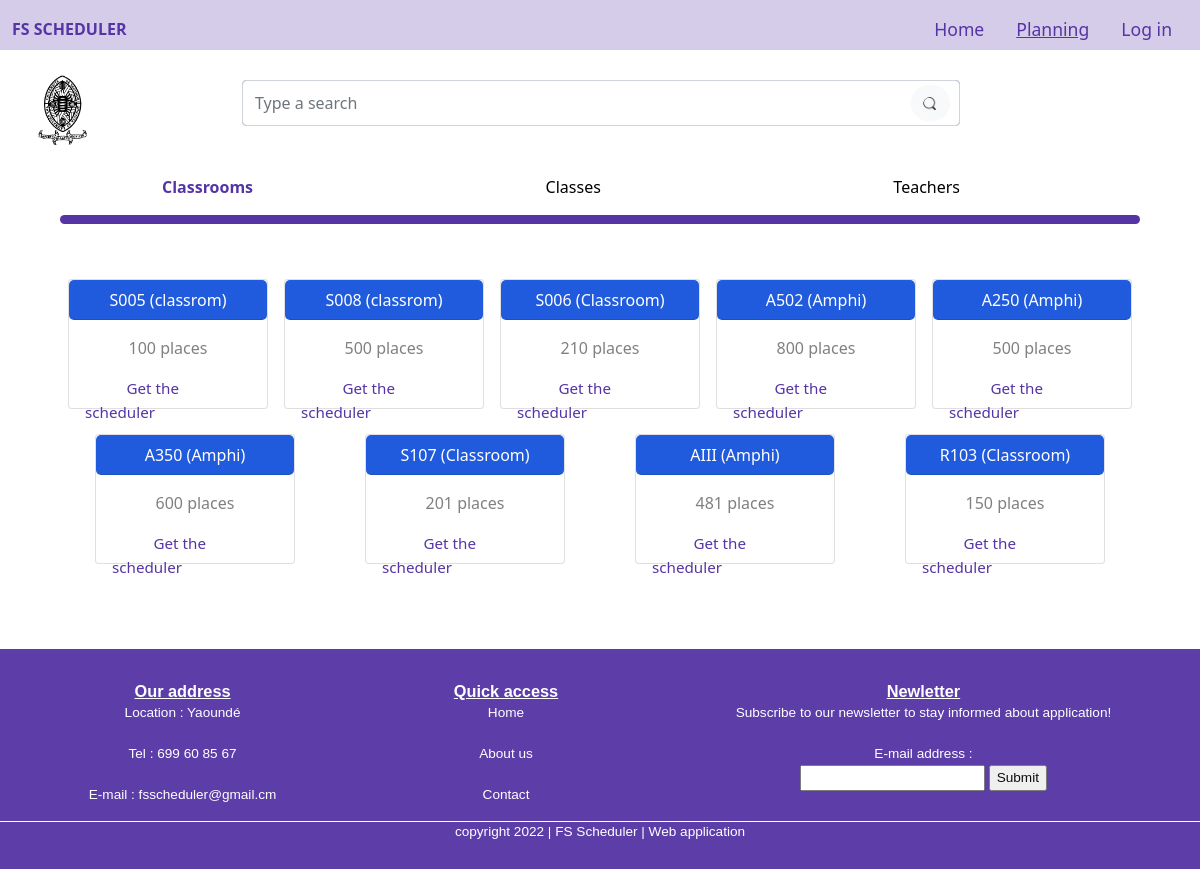
Screenshot of /list/salles with the database file from the repository.
### core/models.py (models this page shows, shortened)
class Salle(models.Model):
	SALLES = [
		("A1001", "A1001"),
		("A1002", "A1002"),
		("A501", "A501"),
		("A502", "A502"),
		("A350", "A350"),
		("A250", "A250"),
		("E300", "E300")
    ]
	TYPES = [
		("Amphi", "Amphi"),
		("Classroom", "Classroom"),
		("Laboratory", "Laboratory"),
	]
	nom_salle = models.CharField(max_length = 100)
	type = models.CharField(max_length = 100, choices=TYPES)
	capacity = models.IntegerField()
	slug = models.SlugField(null=True, blank=True, unique=True)
	class Meta:
		verbose_name_plural = 'Salles'

### core/views.py (the view)
# urls.py: path('list/salles',ListSallesView.as_view(),name='list/salles'),
class ListSallesView(TemplateView):
	template_name = 'core/list_salles.html'
	def get(self, request, *args, **kwargs):
		admin, online = False, False
		if request.user.is_authenticated :
			if Admin.objects.filter(user = request.user).exists():
				admin = True
				online = True
			print('')
		salles = Salle.objects.all()
		return render(request, self.template_name, {"salles":salles, 'admin':admin, 'online':online})

### core/templates/core/list_salles.html (shortened to what this page needs)
{% extends 'core/home.html' %}
{% load static %}
{% block link %}
<link rel="stylesheet" type="text/css" href="{% static 'core/css/home1.css'%}">
<link rel="stylesheet" type="text/css" href="{% static 'core/css/bootstrap.min.css'%}">
<link rel="stylesheet" type="text/css" href="{% static 'core/css/list_classes.css'%}">
{% endblock %}
{% block liens %}
	<a class="nav-link " aria-current="page" style="color: #5534A5;  " href="/">Home</a>
	<a class="nav-link active" style="color: #5534A5; text-decoration-line: underline;" href="{% url 'list/salles' %}">Planning</a>
	    {% if online == True %}
			<a class="nav-link" style="color: #5534A5;" href="../logout">Logout</a>
		{% else %}
			<a class="nav-link" style="color: #5534A5;" href="../login">Log in</a>
		{% endif %}
	{% endblock %}
{% block content %}
<div id="contenu">
	<br><br><br>
	<div class="fixed-top" style="background-color:white; margin-top: 50px;">
		<div id="chercher"  >
			<a href="https://uy1.uninet.cm/"> <img class="" src="{% static 'core/img/logo1.png'%}"  style="height: 70px; width: 50px; margin-left: 75%; "></img> </a>
			<br>
		<form method=POST action="{% url 'searchsalles' %}" class="form-inline" id="btn1">
			<input class="form-control mr-sm-2" type="search" name="searched" value = "" required placeholder="Type a search" aria-label="Search" id="btn">
		 	<button class="btn btn-light my-2 my-sm-1" id="btn2" type="submit" style="margin-left:-50px; border-color:white; border-radius: 50px;"><img src="{% static 'core/img/loupe.png'%}" width="15px" height="15px" style="border-radius: 50px; padding-top:0%; padding-bottom:2%; border-color:white;"></button>
		</form>
		</div>
		<div id="menu">
			<ul>
				<li><a href="{% url 'list/salles' %}">Classrooms</a></li>
				<li><a href="{% url 'list/classes' %}" style="color:black; font-weight: normal;">Classes</a></li>
				<li><a href="{% url 'list/teachers' %}" style="color:black; font-weight: normal;">Teachers</a></li>
			</ul>
			<hr style="width:90%; margin-top: 0px; height:9px; border-radius: 6px; color: red; opacity: 1;  background-color:#5534A5 ;; !important ; margin-left: 0px; padding-left: 0px;margin-left: 5%;">
		</div><br>
	</div> <br><br><br><br><br><br><br><br>
		<div >
			<div id="R10">
				{% for salle in salles %}
					<div  class="card cardt" style="width:200px; height: 130px;">
						<div class="card-header" style="background-color:#205BDD ; width:100%; height:40px; text-align:center; border-radius: 5px;color: white;">
						{{salle.nom_salle}} ({{salle.type}})
						</div>
					  	<div class="card-body">
					  		<a href="../sheduler/salles/{{salle.slug}}/" style="text-decoration: none;">
					  			<div class="" style="color: grey;font-size: 0.5; text-align: center;">
					    		<p>{{salle.capacity}} places</p>
					    	</div></a>
					    	<a href="../sheduler/salles/{{salle.slug}}/" style="font-size: 0.95em; margin-left: 25%; color: #5534A5 ; text-decoration:none;" >Get the scheduler</a>
					  	</div>
					</div>
				{% endfor %}
			</div>
		</div>
</div>
{% endblock %}

### core/static/core/css/list_classes.css (style rules this page uses)
#chercher { width: 80%; height: 100%; padding-top: 25px; padding-bottom: 30px; display: flex; flex-direction: row; }
#btn1 { display: flex; flex-direction: row; margin-top: 5px; border-radius: 5px; height: 96%; width: 80%; position: center; margin-left: 20%; background-color: grey; }
#menu ul { list-style-image: none; list-style-type: none; display: flex; flex-direction: row; justify-content: space-between; margin-left: 10%; margin-right: 20%; color:#5534A5 ; font-weight: bold; }
#menu ul li a { margin-left: 10px; color: #5534A5; text-decoration: none; }
#R10 { margin-top: 15px; display: flex; flex-direction: row; justify-content: space-around; flex-wrap: wrap; margin-right: 5%; margin-left: 5%; }
.card { margin-bottom: 25px; }

### rows the page displays
Salle: nom_salle "S005", type "classrom", capacity "100"
Salle: nom_salle "S008", type "classrom", capacity "500"
Salle: nom_salle "S006", type "Classroom", capacity "210"
Salle: nom_salle "A502", type "Amphi", capacity "800"
Salle: nom_salle "A250", type "Amphi", capacity "500"
Salle: nom_salle "A350", type "Amphi", capacity "600"
Salle: nom_salle "S107", type "Classroom", capacity "201"
Salle: nom_salle "AIII", type "Amphi", capacity "481"
Salle: nom_salle "R103", type "Classroom", capacity "150"
